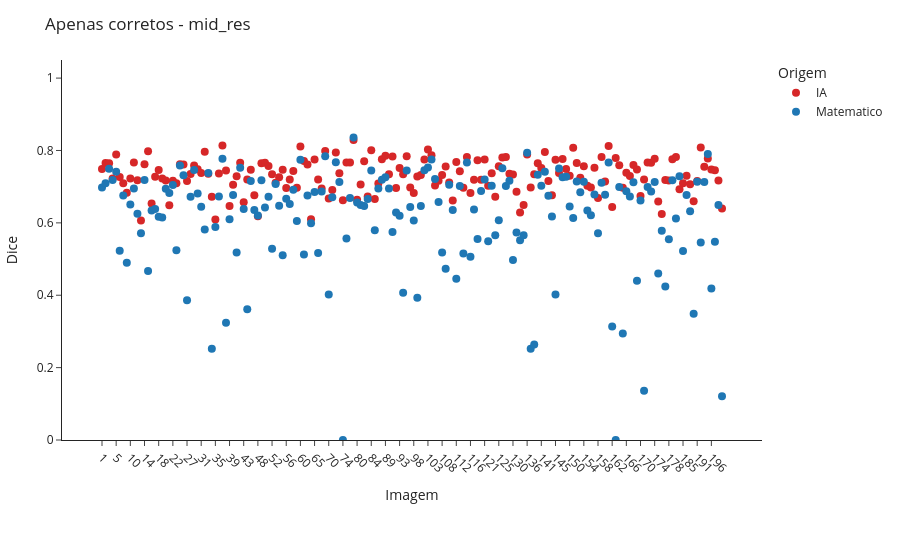
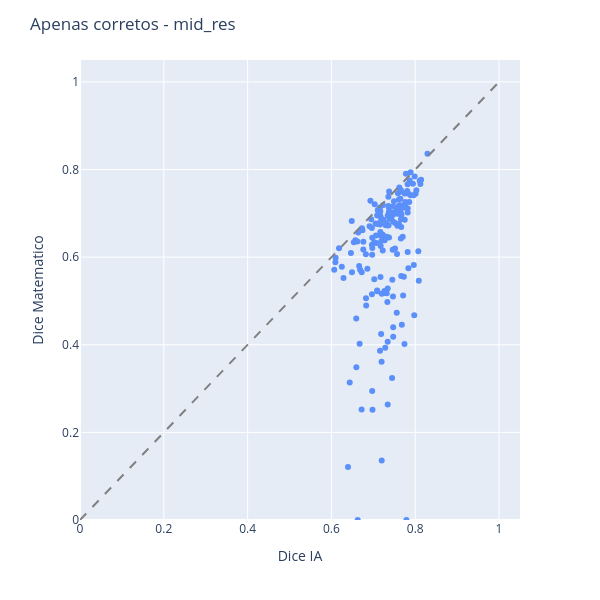

The code cell stored with these charts, in order, in its notebook:
### Markdown cell above
### Apenas corretos

### Code cell
# Apenas corretos - Mid Res
scenario_image_df = cmp.build_ostia_image_comparison_df(correct_ia_df, correct_math_df)
viz.plot_image_dice_scatter_interactive(scenario_image_df, "mid_res", comparison_title="Apenas corretos")
viz.plot_ia_vs_math_scatter_interactive(scenario_image_df, "mid_res", comparison_title="Apenas corretos")

### Figure 1 — Plotly figure (JSON) as saved in the notebook; plotly's stock layout.template omitted (floating-point values rounded to 4 significant figures; data arrays with more than 128 entries replaced by an {"elided": "..."} marker saying what was removed)
{"data": [{"customdata": {"elided": "176x2 mixed values"}, "hovertemplate": "img_id: %{customdata[0]}<br>Dice: %{y:.3f}<br>Metodo: %{customdata[1]}<extra></extra>", "marker": {"color": "#D62728", "size": 8}, "mode": "markers", "name": "IA", "type": "scatter", "x": {"elided": "176 str values"}, "y": {"elided": "176 float values"}}, {"customdata": {"elided": "176x2 mixed values"}, "hovertemplate": "img_id: %{customdata[0]}<br>Dice: %{y:.3f}<br>Metodo: %{customdata[1]}<extra></extra>", "marker": {"color": "#1F77B4", "size": 8}, "mode": "markers", "name": "Matematico", "type": "scatter", "x": {"elided": "176 str values"}, "y": {"elided": "176 float values"}}], "layout": {"legend": {"title": {"text": "Origem"}}, "margin": {"b": 120, "l": 40, "r": 20, "t": 60}, "title": {"text": "Apenas corretos - mid_res"}, "xaxis": {"tickangle": 45, "title": {"text": "Imagem"}}, "yaxis": {"range": [0, 1.05], "title": {"text": "Dice"}}}}

### Figure 2 — Plotly figure (JSON) as saved in the notebook; plotly's stock layout.template omitted (floating-point values rounded to 4 significant figures; data arrays with more than 128 entries replaced by an {"elided": "..."} marker saying what was removed)
{"data": [{"customdata": {"elided": "176x3 mixed values"}, "hovertemplate": "ia_dice=%{x}<br>math_dice=%{y}<br>img_id=%{customdata[0]}<br>ia_method=%{customdata[1]}<br>math_method=%{customdata[2]}<extra></extra>", "legendgroup": "", "marker": {"color": "#5B8FF9", "symbol": "circle"}, "mode": "markers", "name": "", "orientation": "v", "showlegend": false, "type": "scatter", "x": {"elided": "176 float values"}, "xaxis": "x", "y": {"elided": "176 float values"}, "yaxis": "y"}], "layout": {"height": 600, "legend": {"tracegroupgap": 0}, "margin": {"t": 60}, "shapes": [{"line": {"color": "gray", "dash": "dash"}, "type": "line", "x0": 0, "x1": 1, "y0": 0, "y1": 1}], "title": {"text": "Apenas corretos - mid_res"}, "width": 600, "xaxis": {"anchor": "y", "domain": [0, 1], "range": [0, 1.05], "title": {"text": "Dice IA"}}, "yaxis": {"anchor": "x", "domain": [0, 1], "range": [0, 1.05], "title": {"text": "Dice Matematico"}}}}
